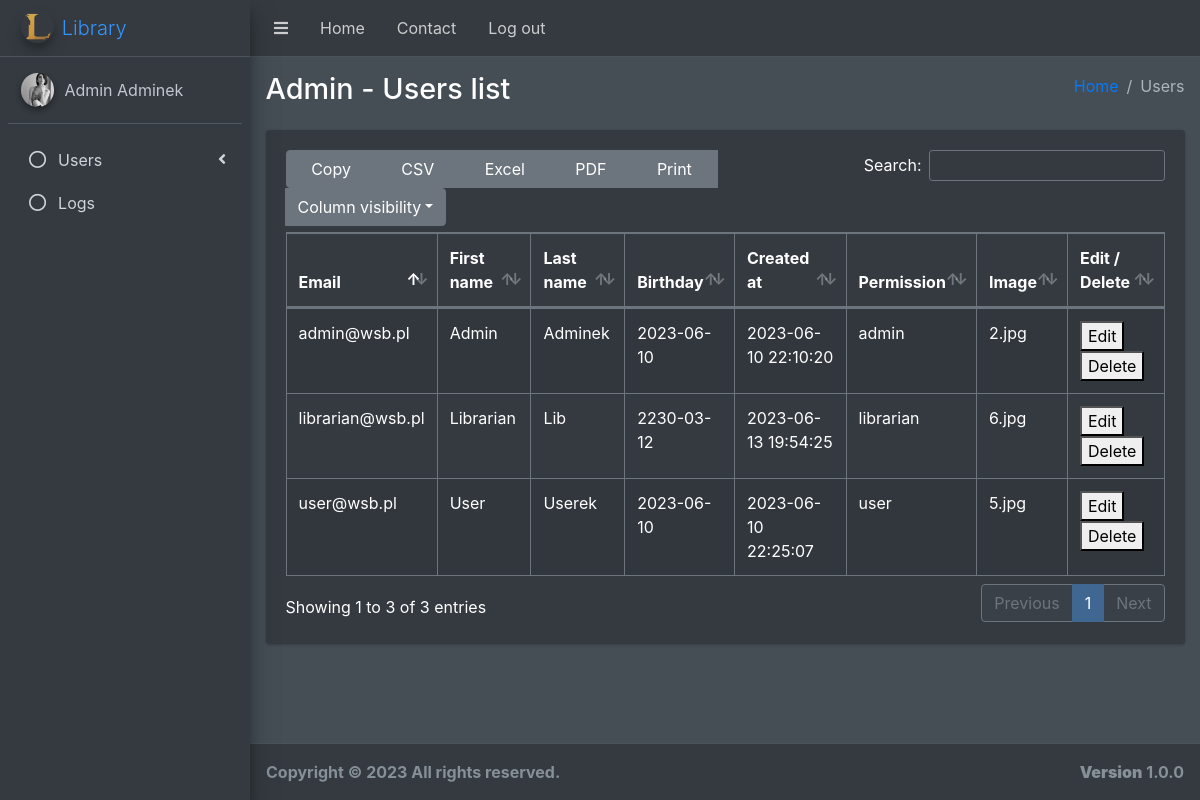
The page /pages/view/logged.php (signed in) on the database its author committed.
### tables this page shows
CREATE TABLE `users` (
  `id` int(10) UNSIGNED NOT NULL,
  `permissionId` tinyint(3) UNSIGNED NOT NULL DEFAULT 1,
  `email` varchar(64) NOT NULL,
  `firstName` varchar(30) NOT NULL,
  `lastName` varchar(50) NOT NULL,
  `birthday` date NOT NULL,
  `password` varchar(150) NOT NULL,
  `createdAt` datetime NOT NULL DEFAULT current_timestamp(),
  `image` varchar(50) DEFAULT NULL
);

CREATE TABLE `permissions` (
  `id` tinyint(3) UNSIGNED NOT NULL,
  `permission` enum('user','librarian','admin') NOT NULL
);

### pages/view/logged_admin/content_main.php (the view, shortened to what this page needs)
<div class="content-wrapper">
    <section class="content-header">
        <div class="container-fluid">
            <div class="row mb-2">
                <div class="col-sm-6">
                    <h1>Admin - Users list</h1>
                </div>
                <div class="col-sm-6">
                    <ol class="breadcrumb float-sm-right">
                        <li class="breadcrumb-item"><a href="./logged.php">Home</a></li>
                        <li class="breadcrumb-item active">Users</li>
                    </ol>
                </div>
            </div>
        </div>
    </section>
    <section class="content">
        <div class="container-fluid">
            <div class="row">
                <div class="col-12">
                    <div class="card">
                        <div class="card-body">
                            <table id="example1" class="table table-bordered table-striped">
                                <thead>
                                <tr>
                                    <th>Email</th>
                                    <th>First name</th>
                                    <th>Last name</th>
                                    <th>Birthday</th>
                                    <th>Created at</th>
                                    <th>Permission</th>
                                    <th>Image</th>
                                    <th>Edit / Delete</th>
                                </tr>
                                </thead>
                                <tbody>
                                <?php
                                require_once "../../scripts/connect.php";
                                $stmt = $conn->prepare("SELECT u.id, u.email, u.firstName, u.lastName, u.birthday, u.createdAt, u.image, p.permission FROM users u INNER JOIN permissions p on u.permissionId = p.id");
                                $stmt->execute();
                                $result = $stmt->get_result();
                                while ($user = $result->fetch_assoc()) {
                                    echo <<< USER
                      <tr>
                        <td>$user[email]</td>
                        <td>$user[firstName]</td>
                        <td>$user[lastName]</td>
                        <td>$user[birthday]</td>
                        <td>$user[createdAt]</td>
                        <td>$user[permission]</td>
                        <td>$user[image]</td>
                        <td>
                        <form class=chatForm action=./logged_admin/update_user_tmp.php method=post>
                        <button type=submit name=editUserId value=$user[id]>Edit</button>
                        </form><form class=declineForm action=../../scripts/delete_user.php method=post>
                        <button type=submit name=deletedUserId value=$user[id]>Delete</button>
                        </form>
                        </td>
                      </tr>
USER;
                                }
                                ?>
                                </tbody>
                            </table>
                        </div>
                    </div>
                </div>
            </div>
        </div>
    </section>
</div>

### rows shown on the page
users: email "admin@wsb.pl", firstName "Admin", lastName "Adminek", birthday "2023-06-10", createdAt "2023-06-10 22:10:20", permissionId.permission "admin", image "2.jpg", $user[id] 3 (drawn)
users: email "user@wsb.pl", firstName "User", lastName "Userek", birthday "2023-06-10", createdAt "2023-06-10 22:25:07", permissionId.permission "user", image "5.jpg", $user[id] 5 (drawn)
users: email "librarian@wsb.pl", firstName "Librarian", lastName "Lib", birthday "2230-03-12", createdAt "2023-06-13 19:54:25", permissionId.permission "librarian", image "6.jpg", $user[id] 31 (drawn)

### other values the page prints
$_SESSION["logged"]["firstName"] "Admin"
$_SESSION["logged"]["lastName"] "Adminek"
